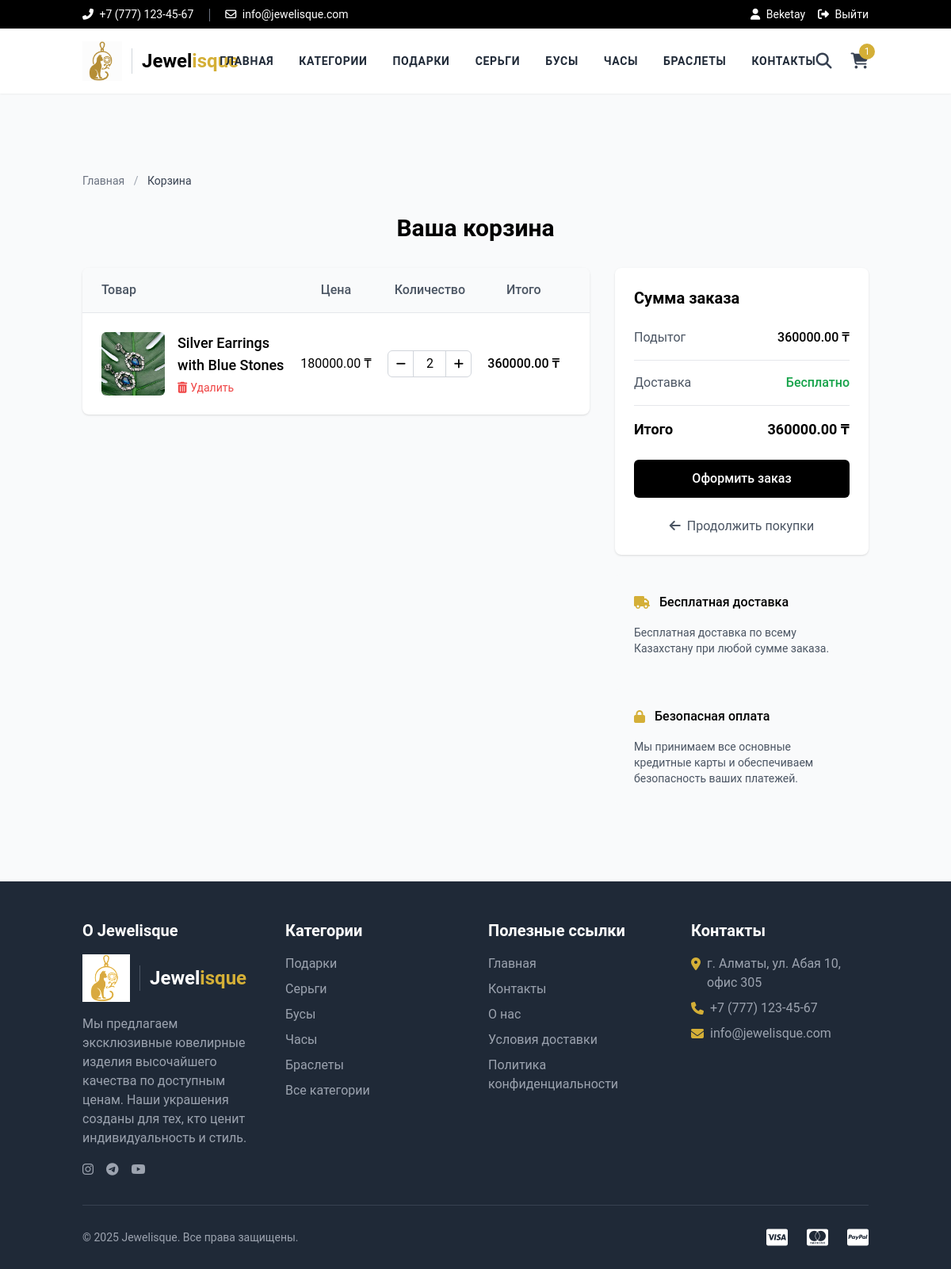
The app's page /cart/ (signed in), older data.
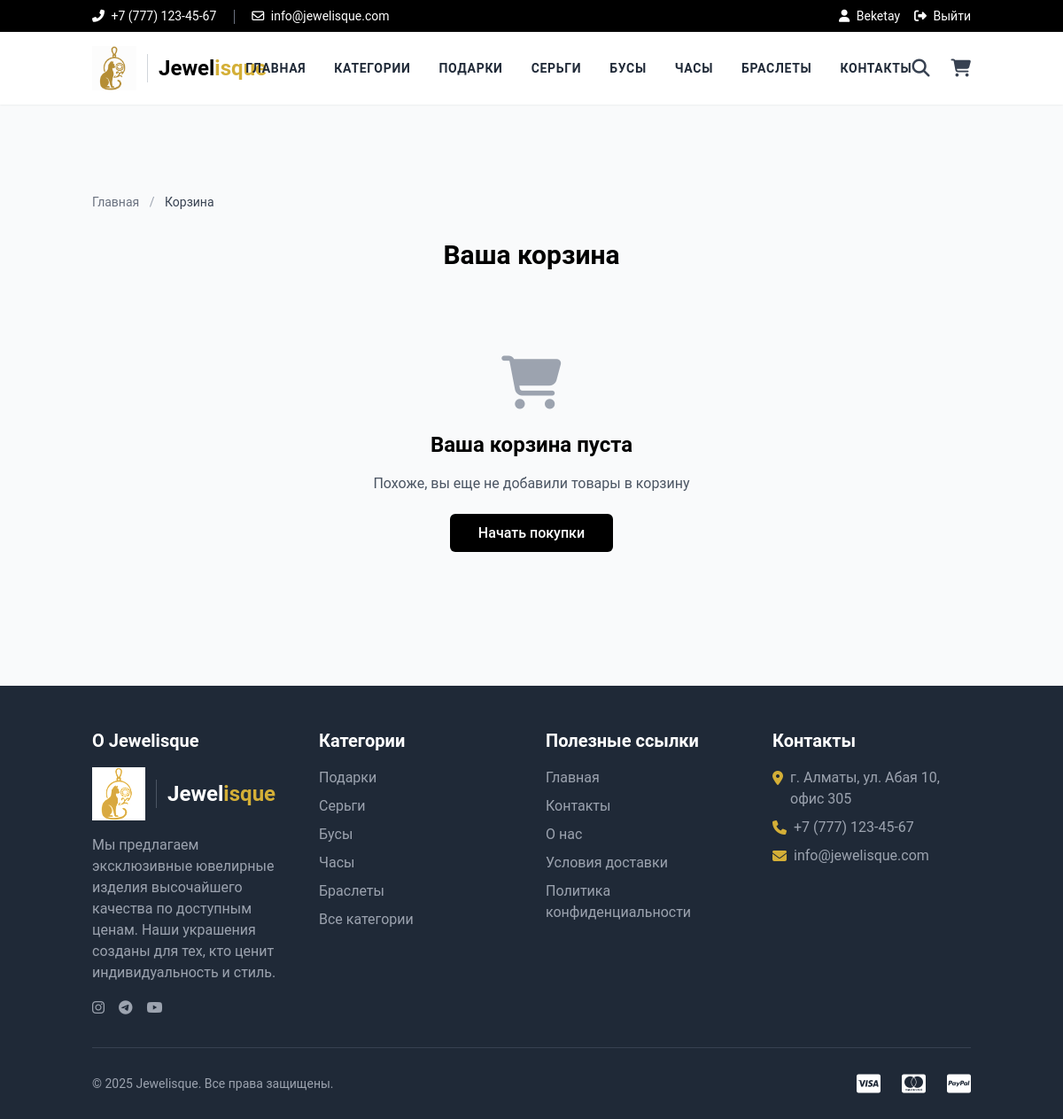
The same page, newer data.
### store/models.py (models this page shows, shortened)
class Category(models.Model):
    title = models.CharField(max_length=50, verbose_name="Название категории")
    slug = models.SlugField(max_length=55, verbose_name="URL категории", unique=True)
    description = models.TextField(blank=True, verbose_name="Описание категории")
    category_image = models.ImageField(upload_to='category', blank=True, null=True, verbose_name="Изображение категории")
    is_active = models.BooleanField(verbose_name="Активна?", default=True)
    is_featured = models.BooleanField(verbose_name="Рекомендуемая?", default=False)
    created_at = models.DateTimeField(auto_now_add=True, verbose_name="Дата создания")
    updated_at = models.DateTimeField(auto_now=True, verbose_name="Дата обновления")
    class Meta:
        verbose_name_plural = 'Категории'
        ordering = ('-created_at',)
        indexes = [
            models.Index(fields=['slug']),
            models.Index(fields=['is_active']),
            models.Index(fields=['is_featured']),
        ]

class Cart(models.Model):
    user = models.ForeignKey(User, verbose_name="Пользователь", on_delete=models.CASCADE, db_index=True)
    product = models.ForeignKey(Product, verbose_name="Товар", on_delete=models.CASCADE, db_index=True)
    quantity = models.PositiveIntegerField(default=1, verbose_name="Количество")
    created_at = models.DateTimeField(auto_now_add=True, verbose_name="Дата создания")
    updated_at = models.DateTimeField(auto_now=True, verbose_name="Дата обновления")
    class Meta:
        indexes = [
            models.Index(fields=['user']),
            models.Index(fields=['product']),
        ]
    @property
    def total_price(self):
        return self.quantity * self.product.price

class Product(models.Model):
    title = models.CharField(max_length=150, verbose_name="Название товара")
    slug = models.SlugField(max_length=160, verbose_name="URL товара", unique=True)
    sku = models.CharField(max_length=255, unique=True, verbose_name="Уникальный ID товара (SKU)")
    short_description = models.TextField(verbose_name="Краткое описание")
    detail_description = models.TextField(blank=True, null=True, verbose_name="Подробное описание")
    product_image = models.ImageField(upload_to='product', blank=True, null=True, verbose_name="Изображение товара")
    price = models.DecimalField(max_digits=8, decimal_places=2, verbose_name="Цена")
    category = models.ForeignKey(Category, verbose_name="Категория товара", on_delete=models.CASCADE, db_index=True)
    is_active = models.BooleanField(verbose_name="Активен?", default=True)
    is_featured = models.BooleanField(verbose_name="Рекомендуемый?", default=False)
    created_at = models.DateTimeField(auto_now_add=True, verbose_name="Дата создания")
    updated_at = models.DateTimeField(auto_now=True, verbose_name="Дата обновления")
    class Meta:
        verbose_name_plural = 'Товары'
        ordering = ('-created_at',)
        indexes = [
            models.Index(fields=['slug']),
            models.Index(fields=['sku']),
            models.Index(fields=['category']),
            models.Index(fields=['is_active']),
            models.Index(fields=['is_featured']),
            models.Index(fields=['price']),
        ]

### store/views.py (the view)
# urls.py: path('cart/', views.cart, name="cart"),
def cart(request):
    if request.user.is_authenticated:
        user = request.user
        cart_products = Cart.objects.filter(user=user)
        amount = 0
        for p in cart_products:
            amount += p.quantity * p.product.price
        context = {
            'cart_products': cart_products,
            'amount': amount,
        }
    else:
        context = {
            'cart_products': [],
            'amount': 0,
        }
    return render(request, 'store/cart.html', context)

### store/context_preprocessors.py (called while the page is built)
def store_menu(request):
    categories = Category.objects.filter(is_active=True)[:5]  # Ограничиваем до 5 категорий для меню
    return {'menu_categories': categories}

def cart_menu(request):
    if request.user.is_authenticated:
        cart_count = Cart.objects.filter(user=request.user).count()
        return {'cart_count': cart_count}
    return {'cart_count': 0}

### store/templatetags/store_tags.py (called while the page is built)
@register.simple_tag
def get_media_prefix():
    return settings.MEDIA_URL

### templates/store/cart.html (shortened to what the changed rows need)
{% extends 'base.html' %}
{% load store_tags %}
{% block content %}
<div class="container mx-auto px-4 py-12">
    <h1 class="text-3xl font-bold mb-8 text-center">Ваша корзина</h1>
    {% if cart_products %}
    <div class="flex flex-col lg:flex-row gap-8">
        <div class="lg:w-2/3">
            <div class="bg-white rounded-lg shadow overflow-hidden">
                <div class="hidden md:flex border-b py-4 px-6 bg-gray-50 text-gray-600 font-medium">
                    <div class="w-full md:w-2/5">Товар</div>
                    <div class="w-1/5 text-center">Цена</div>
                    <div class="w-1/5 text-center">Количество</div>
                    <div class="w-1/5 text-center">Итого</div>
                </div>
                {% for cart_item in cart_products %}
                <div class="flex flex-col md:flex-row items-center py-6 px-4 md:px-6 border-b {% if forloop.last %}border-b-0{% endif %}">
                    <div class="w-full md:w-2/5 flex items-center mb-4 md:mb-0">
                        <div class="w-20 h-20 mr-4 overflow-hidden rounded-md flex-shrink-0">
                            {% if cart_item.product.product_image %}
                            <img src="{{ cart_item.product.product_image.url }}" alt="{{ cart_item.product.title }}" class="w-full h-full object-cover">
                            {% else %}
                            <div class="w-full h-full flex items-center justify-center bg-gray-200">
                                <i class="fas fa-image text-gray-400"></i>
                            </div>
                            {% endif %}
                        </div>
                        <div>
                            <h3 class="text-lg font-medium">{{ cart_item.product.title }}</h3>
                            <a href="{% url 'store:remove-cart' cart_item.id %}" class="text-red-500 text-sm hover:underline flex items-center mt-1">
                                <i class="fas fa-trash-alt mr-1"></i> Удалить
                            </a>
                        </div>
                    </div>
                    <div class="w-full md:w-1/5 text-center mb-4 md:mb-0">
                        <span>{{ cart_item.product.price }} ₸</span>
                    </div>
                    <div class="w-full md:w-1/5 text-center mb-4 md:mb-0">
                        <div class="inline-flex items-center border border-gray-300 rounded-md">
                            <a href="{% url 'store:minus-cart' cart_item.id %}" class="w-8 h-8 flex items-center justify-center border-r border-gray-300 cursor-pointer hover:bg-gray-100">
                                <i class="fas fa-minus text-sm"></i>
                            </a>
                            <span class="w-10 h-8 flex items-center justify-center text-center">{{ cart_item.quantity }}</span>
                            <a href="{% url 'store:plus-cart' cart_item.id %}" class="w-8 h-8 flex items-center justify-center border-l border-gray-300 cursor-pointer hover:bg-gray-100">
                                <i class="fas fa-plus text-sm"></i>
                            </a>
                        </div>
                    </div>
                    <div class="w-full md:w-1/5 text-center font-medium">
                        <span>{{ cart_item.total_price }} ₸</span>
                    </div>
                </div>
                {% endfor %}
            </div>
        </div>
        <div class="lg:w-1/3">
            <div class="bg-white rounded-lg shadow p-6">
                <h2 class="text-xl font-bold mb-6">Сумма заказа</h2>
                <div class="flex justify-between pb-4 mb-4 border-b border-gray-200">
                    <span class="text-gray-600">Подытог</span>
                    <span class="font-medium">{{ amount }} ₸</span>
                </div>
                <div class="flex justify-between pb-4 mb-4 border-b border-gray-200">
                    <span class="text-gray-600">Доставка</span>
                    <span class="font-medium text-green-600">Бесплатно</span>
                </div>
                <div class="flex justify-between mb-6">
                    <span class="text-lg font-bold">Итого</span>
                    <span class="text-lg font-bold">{{ amount }} ₸</span>
                </div>
                {% if request.user.is_authenticated %}
                <a href="{% url 'store:checkout' %}" class="w-full py-3 bg-black text-white text-center font-medium rounded-md hover:bg-opacity-90 transition flex items-center justify-center">
                    Оформить заказ
                </a>
                {% endif %}
                <div class="mt-6 text-center">
                    <a href="{% url 'store:all-categories' %}" class="text-gray-600 hover:text-secondary">
                        <i class="fas fa-arrow-left mr-1"></i> Продолжить покупки
                    </a>
                </div>
            </div>
            <div class="mt-6 bg-gray-50 rounded-lg p-6">
                <div class="flex items-center mb-4">
                    <i class="fas fa-truck text-secondary mr-3"></i>
                    <span class="font-medium">Бесплатная доставка</span>
                </div>
                <p class="text-gray-600 text-sm">Бесплатная доставка по всему Казахстану при любой сумме заказа.</p>
            </div>
            <div class="mt-4 bg-gray-50 rounded-lg p-6">
                <div class="flex items-center mb-4">
                    <i class="fas fa-lock text-secondary mr-3"></i>
                    <span class="font-medium">Безопасная оплата</span>
                </div>
                <p class="text-gray-600 text-sm">Мы принимаем все основные кредитные карты и обеспечиваем безопасность ваших платежей.</p>
            </div>
        </div>
    </div>
    {% else %}
    <div class="text-center py-16">
        <div class="mb-6 text-gray-400">
            <i class="fas fa-shopping-cart text-6xl"></i>
        </div>
        <h2 class="text-2xl font-semibold mb-4">Ваша корзина пуста</h2>
        <p class="text-gray-600 mb-8">Похоже, вы еще не добавили товары в корзину</p>
        <a href="{% url 'store:all-categories' %}" class="px-8 py-3 bg-black text-white font-medium rounded-md hover:bg-gray-800 transition">Начать покупки</a>
    </div>
    {% endif %}
</div>
{% endblock %}

### templates/base.html (shortened to what the changed rows need)
<!DOCTYPE html>
<html lang="ru">
<head>
    {% load static %}
    {% load store_tags %}
    <link rel="stylesheet" href="{% static 'css/styles.css' %}">
    <link rel="stylesheet" href="https://cdnjs.cloudflare.com/ajax/libs/font-awesome/6.4.0/css/all.min.css">
    <link rel="stylesheet" href="{% static 'css/base_style.css' %}">
    <script src="https://cdn.tailwindcss.com"></script>
</head>
<body class="bg-gray-50 flex flex-col min-h-screen">
    <header class="bg-white shadow-sm fixed top-0 left-0 right-0 w-full z-50">
        <div class="container mx-auto px-4">
            <div class="flex justify-between items-center py-4">
                <nav class="hidden md:flex space-x-8 text-sm font-bold">
                    <a href="{% url 'store:home' %}" class="nav-link text-gray-800 hover:text-secondary transition hover:scale-105">Главная</a>
                    <a href="{% url 'store:all-categories' %}" class="nav-link text-gray-800 hover:text-secondary transition hover:scale-105">Категории</a>
                    {% for category in menu_categories %}
                    <a href="{% url 'store:category-products' category.slug %}" class="nav-link text-gray-800 hover:text-secondary transition hover:scale-105">{{ category.title }}</a>
                    {% endfor %}
                    <a href="{% url 'store:contacts' %}" class="nav-link text-gray-800 hover:text-secondary transition hover:scale-105">Контакты</a>
                </nav>
                <div class="flex items-center space-x-6">
                    <a href="{% url 'store:cart' %}" class="text-gray-700 hover:text-secondary transition relative">
                        <i class="fas fa-shopping-cart text-xl"></i>
                        {% if cart_count > 0 %}
                        <span class="absolute -top-2 -right-2 w-5 h-5 rounded-full bg-secondary text-white text-xs flex items-center justify-center">{{ cart_count }}</span>
                        {% endif %}
                    </a>
                </div>
            </div>
        </div>
    </header>
    <main class="flex-grow mt-[170px]">
        {% block content %}{% endblock %}
    </main>
    <footer class="bg-gray-800 text-white pt-12 pb-6 mt-12">
        <div class="container mx-auto px-4">
            <div class="grid grid-cols-1 md:grid-cols-4 gap-8 mb-8">
                <div>
                    <ul class="space-y-2">
                        {% for category in menu_categories %}
                        <li>
                            <a href="{% url 'store:category-products' category.slug %}" class="text-gray-400 hover:text-secondary transition">{{ category.title }}</a>
                        </li>
                        {% endfor %}
                    </ul>
                </div>
            </div>
        </div>
    </footer>
</body>
</html>

Row changes from the older to the newer data that the page shows:
removed Cart: product.product_image (picture), product "Silver Earrings with Blue Stones", product.price "180000.00", quantity "2", total_price "360000.00"
Text that changed along with them:
{{ cart_count }}: "1" → (not shown)
{{ amount }}: "360000.00" → (not shown)
text no longer shown: "Товар Цена Количество Итого Сумма заказа Подытог ₸ Доставка Бесплатно Итого ₸ Оформить заказ Продолжить покупки Бесплатная доставка Бесплатная доставка по всему Казахстану при любой сумме заказа. Безопасная оплата Мы принимаем все основные кредитные карты и обеспечиваем безопасность ваших платежей."
text now shown: "Ваша корзина пуста Похоже, вы еще не добавили товары в корзину Начать покупки"
